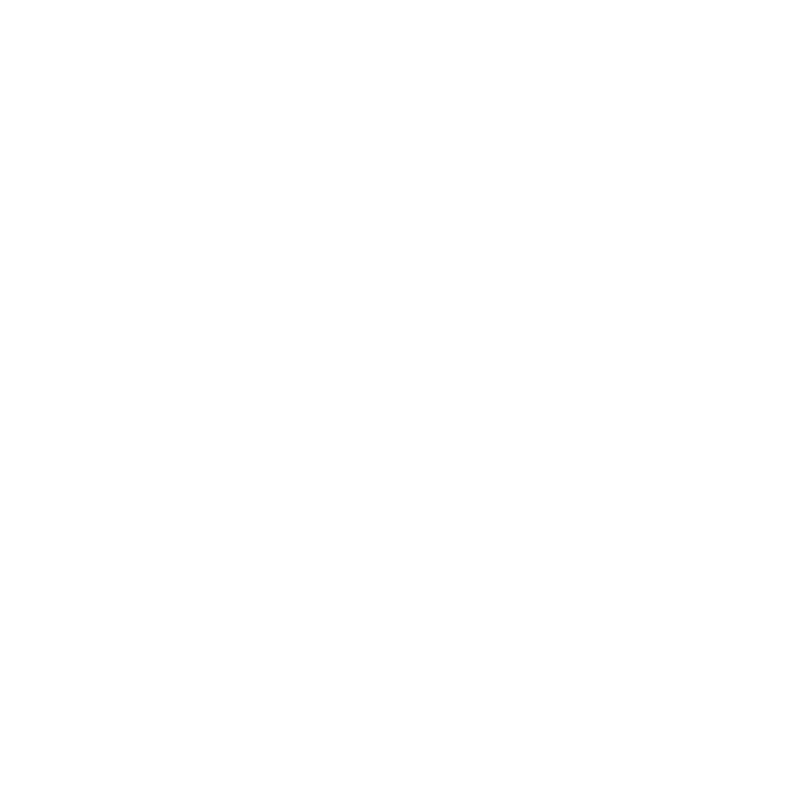
Frame 1 (no input)
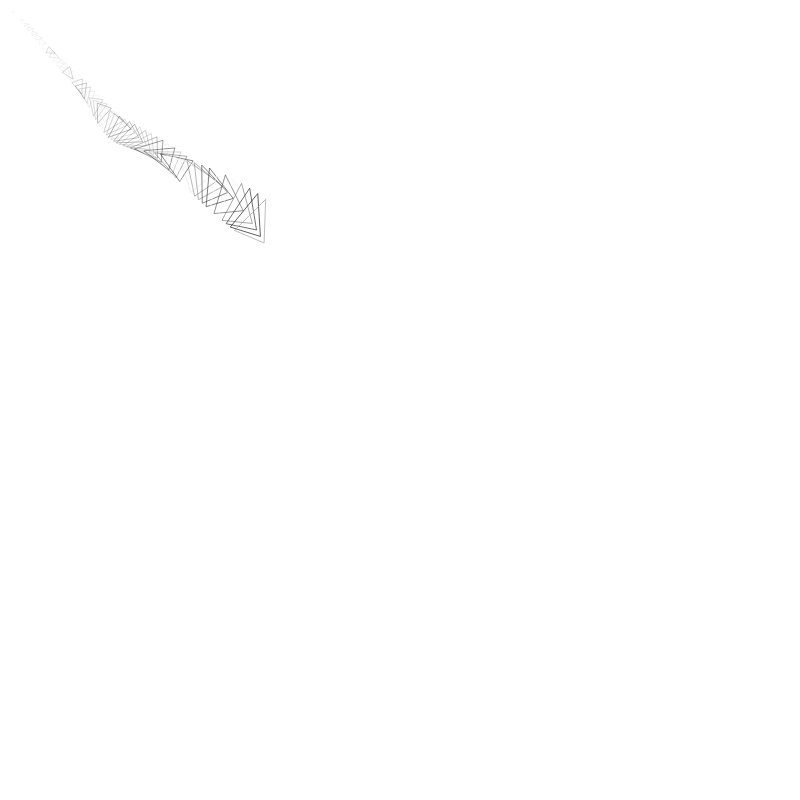
Frame 60 (no input)
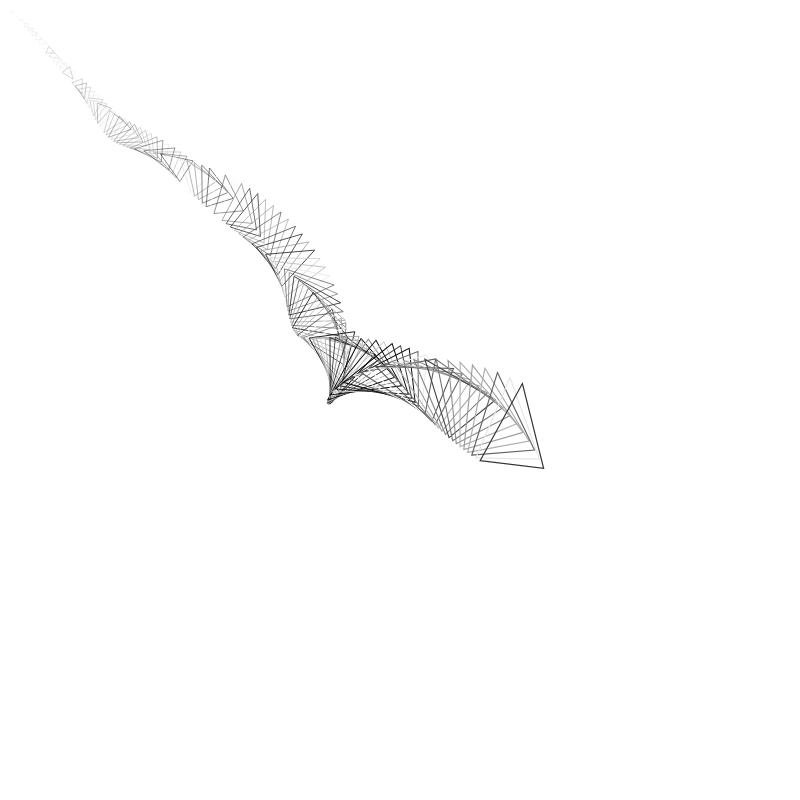
Frame 120 (the mouse pressed at the canvas centre since frame 60)

The p5.js sketch that drew these frames (run headless with seeded random() and noise() and a simulated clock; from frame 60 on, the mouse is pressed at the canvas centre):

// p5.js sketch
// ── sketch.js
var i=0;//-340
var h=0;
var g=0;

function setup() {
  createCanvas(800, 800);
//print(frameRate());
}

function draw() {
scale(h);
//background(255);
push();
    translate((width/2)+i, (height/2)-i);
rotate(i);
noFill();
stroke(random(255));
triangle(-6,-6,32,32,62,-35);
//triangle(-26,-26,52,52,82,-55);
//rect(-26, -26, 52, 52);
pop();
i+=0.1; //0.1 or 0.2
h+=0.01; //0.2 or 0.001 changing this is cool
if (h>1.9)
{h=0;}
if (i>400)
{i=-440;}

 //print (h);
 //print("i is "+i);
//print(frameRate());

}
